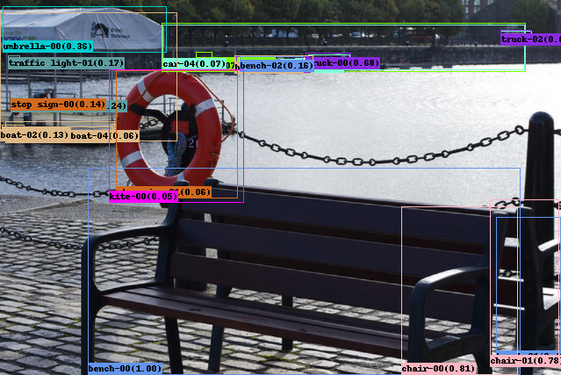
#> input picture data/imgs/pred.png, 561 x 375 px
$ python -i abdomen_mask_demo.py   (imports and definitions only)
#> lines starting #> are read from the running program, lines starting #| are printed output that depends on the picture
### lib/datasets/Liver_Kits.py
import os
import os.path as osp
from glob import glob
import numpy as np
import pickle
from skimage.segmentation import clear_border
from skimage.measure import label, regionprops
from skimage.feature import canny
from scipy.ndimage import binary_fill_holes
import matplotlib.pyplot as plt

METType = {
    'MET_CHAR': np.char,
    'MET_SHORT': np.int16,
    'MET_LONG': np.int32,
    'MET_INT': np.int32,
    'MET_UCHAR': np.uint8,
    'MET_USHORT': np.uint16,
    'MET_ULONG': np.uint32,
    'MET_UINT': np.uint32,
    'MET_FLOAT': np.float32,
    'MET_FLOAT': np.float64
}

# [14 lines left out: function extract_slices, not called in this run]

def mhd_reader(mhdpath, only_meta=False):
    meta_info = {}
    # read .mhd file
    with open(mhdpath, 'r') as fmhd:
        for line in fmhd.readlines():
            parts = line.split()
            meta_info[parts[0]] = ' '.join(parts[2:])

    PrimaryKeys = ['NDims', 'DimSize', 'ElementType', 'ElementSpacing', 'ElementDataFile']
    for key in PrimaryKeys:
        if not key in meta_info:
            raise KeyError("Missing key `{}` in meta data of the mhd file".format(key))

    meta_info['NDims'] = int(meta_info['NDims'])
    meta_info['DimSize'] = [eval(ele) for ele in meta_info['DimSize'].split()]
    meta_info['ElementSpacing'] = [eval(ele) for ele in meta_info['ElementSpacing'].split()]
    #meta_info['ElementByteOrderMSB'] = eval(meta_info['ElementByteOrderMSB'])

    raw_image = None
    if not only_meta:
        rawpath = osp.join(osp.dirname(mhdpath), meta_info['ElementDataFile'])

        # read .raw file
        with open(rawpath, 'rb') as fraw:
            buffer = fraw.read()

        raw_image = np.frombuffer(buffer, dtype=METType[meta_info['ElementType']])
        raw_image = np.reshape(raw_image, meta_info['DimSize'])

    return meta_info, raw_image

# [104 lines left out: functions raw_reader, bbox_from_mask_2D, bbox_from_mask_3D, abdominal_mask, get_mhd_list, get_mhd_list_with_liver, not called in this run]

def get_canny(image, sigma=3, **kwargs):
    result = canny(image, sigma=sigma, **kwargs)
    return result

# [75 lines that do not run on import are left out]

### lib/datasets/abdomen_mask_demo.py
import os
import os.path as osp
from glob import glob
import numpy as np
import matplotlib.pyplot as plt
from Liver_Kits import mhd_reader
from scipy.ndimage import binary_fill_holes
from skimage.segmentation import clear_border
from skimage.measure import label, regionprops
from multiprocessing import Pool

# [41 lines left out: function abdomen_mask_demo, not called in this run]

def extract_mask(src, dst, verbose=False):
    if verbose:
        print(src, end='\t')
    meta_info, raw_image = mhd_reader(src)
    im = np.reshape(raw_image, (512, 512))

    binary = im > -400
    binary[:,[0,-1]] = False
    binary[[0,-1],:] = False
    binary = clear_border(binary)
    binary = binary_fill_holes(binary)
    labeled = label(binary)
    areas = [r.area for r in regionprops(labeled)]
    areas.sort()
    if len(areas) > 1:
        for region in regionprops(labeled):
            if region.area < areas[-1]:
                for coords in region.coords:
                    labeled[coords[0], coords[1]] = 0

    # [4 lines of commented-out code are left out]
    summ = np.sum(labeled)
    print(summ)
    if summ < 10000:
        raise ValueError

# [5 lines left out: function generate_mask, not called in this run]


# [4 lines not run here, left out]

>>> import cv2
>>> picture = cv2.imread('../../data/imgs/pred.png', cv2.IMREAD_GRAYSCALE)
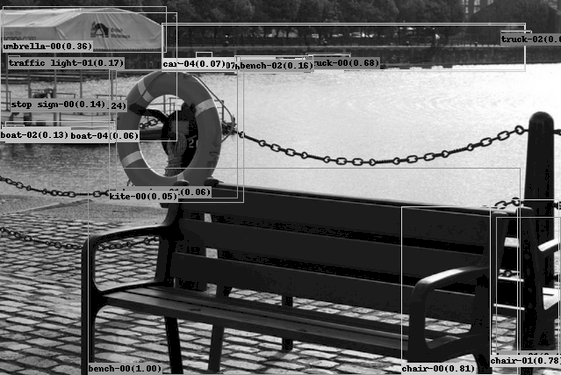
#> picture: shape (375, 561); min 0, max 255, mean 103.2
>>> result = extract_mask(picture, 'out.png')
#> (the run stopped early here; a loop or call above may not have finished)
